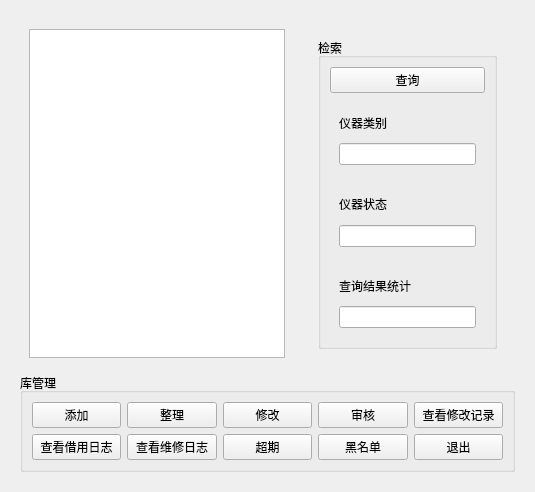
<?xml version="1.0" encoding="UTF-8"?>
<ui version="4.0">
 <class>view::equipment::equipment_home</class>
 <widget class="QWidget" name="view::equipment::equipment_home">
  <property name="geometry">
   <rect>
    <x>0</x>
    <y>0</y>
    <width>535</width>
    <height>492</height>
   </rect>
  </property>
  <property name="windowTitle">
   <string>equipment_home</string>
  </property>
  <layout class="QGridLayout" name="gridLayout_3">
   <item row="0" column="0">
    <widget class="QFrame" name="frame_3">
     <property name="frameShape">
      <enum>QFrame::Shape::NoFrame</enum>
     </property>
     <property name="frameShadow">
      <enum>QFrame::Shadow::Plain</enum>
     </property>
     <layout class="QGridLayout" name="gridLayout">
      <item row="0" column="0">
       <widget class="QFrame" name="frame_7">
        <property name="frameShape">
         <enum>QFrame::Shape::NoFrame</enum>
        </property>
        <property name="frameShadow">
         <enum>QFrame::Shadow::Plain</enum>
        </property>
        <layout class="QHBoxLayout" name="horizontalLayout_3">
         <item>
          <widget class="QTableView" name="tableView"/>
         </item>
         <item>
          <widget class="QFrame" name="frame">
           <property name="frameShape">
            <enum>QFrame::Shape::NoFrame</enum>
           </property>
           <property name="frameShadow">
            <enum>QFrame::Shadow::Plain</enum>
           </property>
           <layout class="QGridLayout" name="gridLayout_2">
            <item row="0" column="0">
             <spacer name="horizontalSpacer">
              <property name="orientation">
               <enum>Qt::Orientation::Horizontal</enum>
              </property>
              <property name="sizeType">
               <enum>QSizePolicy::Policy::Fixed</enum>
              </property>
              <property name="sizeHint" stdset="0">
               <size>
                <width>18</width>
                <height>20</height>
               </size>
              </property>
             </spacer>
            </item>
            <item row="0" column="1">
             <widget class="QGroupBox" name="search">
              <property name="title">
               <string>检索</string>
              </property>
              <layout class="QVBoxLayout" name="verticalLayout_5">
               <item>
                <widget class="QPushButton" name="searchbtn">
                 <property name="text">
                  <string>查询</string>
                 </property>
                </widget>
               </item>
               <item>
                <widget class="QFrame" name="frame_6">
                 <property name="frameShape">
                  <enum>QFrame::Shape::NoFrame</enum>
                 </property>
                 <property name="frameShadow">
                  <enum>QFrame::Shadow::Plain</enum>
                 </property>
                 <layout class="QVBoxLayout" name="verticalLayout_4">
                  <item>
                   <widget class="QLabel" name="expclass">
                    <property name="text">
                     <string>仪器类别</string>
                    </property>
                   </widget>
                  </item>
                  <item>
                   <widget class="QLineEdit" name="expclassline"/>
                  </item>
                 </layout>
                </widget>
               </item>
               <item>
                <widget class="QFrame" name="frame_5">
                 <property name="frameShape">
                  <enum>QFrame::Shape::NoFrame</enum>
                 </property>
                 <property name="frameShadow">
                  <enum>QFrame::Shadow::Plain</enum>
                 </property>
                 <layout class="QVBoxLayout" name="verticalLayout_3">
                  <item>
                   <widget class="QLabel" name="expstate">
                    <property name="text">
                     <string>仪器状态</string>
                    </property>
                   </widget>
                  </item>
                  <item>
                   <widget class="QLineEdit" name="expstateline"/>
                  </item>
                 </layout>
                </widget>
               </item>
               <item>
                <widget class="QFrame" name="frame_4">
                 <property name="frameShape">
                  <enum>QFrame::Shape::NoFrame</enum>
                 </property>
                 <property name="frameShadow">
                  <enum>QFrame::Shadow::Plain</enum>
                 </property>
                 <layout class="QVBoxLayout" name="verticalLayout_2">
                  <item>
                   <widget class="QLabel" name="fstatistic">
                    <property name="text">
                     <string>查询结果统计</string>
                    </property>
                   </widget>
                  </item>
                  <item>
                   <widget class="QLineEdit" name="fstatisticline"/>
                  </item>
                 </layout>
                </widget>
               </item>
              </layout>
             </widget>
            </item>
           </layout>
          </widget>
         </item>
        </layout>
       </widget>
      </item>
      <item row="1" column="0">
       <widget class="QGroupBox" name="manager">
        <property name="title">
         <string>库管理</string>
        </property>
        <layout class="QGridLayout" name="gridLayout_4">
         <item row="0" column="0">
          <widget class="QPushButton" name="kadd">
           <property name="text">
            <string>添加</string>
           </property>
          </widget>
         </item>
         <item row="2" column="1">
          <widget class="QPushButton" name="seefix">
           <property name="text">
            <string>查看维修日志</string>
           </property>
          </widget>
         </item>
         <item row="2" column="4">
          <widget class="QPushButton" name="blacklist">
           <property name="text">
            <string>黑名单</string>
           </property>
          </widget>
         </item>
         <item row="2" column="3">
          <widget class="QPushButton" name="outdata">
           <property name="text">
            <string>超期</string>
           </property>
          </widget>
         </item>
         <item row="0" column="1">
          <widget class="QPushButton" name="kreall">
           <property name="text">
            <string>整理</string>
           </property>
          </widget>
         </item>
         <item row="2" column="0">
          <widget class="QPushButton" name="kseeborrow">
           <property name="text">
            <string>查看借用日志</string>
           </property>
          </widget>
         </item>
         <item row="0" column="3">
          <widget class="QPushButton" name="kchange">
           <property name="text">
            <string>修改</string>
           </property>
          </widget>
         </item>
         <item row="0" column="4">
          <widget class="QPushButton" name="kexam">
           <property name="text">
            <string>审核</string>
           </property>
          </widget>
         </item>
         <item row="0" column="5">
          <widget class="QPushButton" name="kdel">
           <property name="text">
            <string>查看修改记录</string>
           </property>
          </widget>
         </item>
         <item row="2" column="5">
          <widget class="QPushButton" name="zclose">
           <property name="text">
            <string>退出</string>
           </property>
          </widget>
         </item>
        </layout>
       </widget>
      </item>
     </layout>
    </widget>
   </item>
  </layout>
 </widget>
 <resources/>
 <connections/>
</ui>
